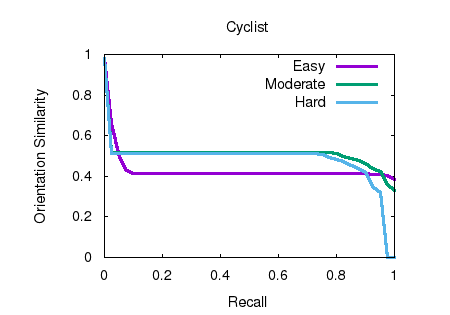

Recreate this plot in gnuplot.
set term postscript eps enhanced color font "Helvetica" 20
set output "cyclist_orientation_AOS.eps"
set size ratio 0.7
set xrange [0:1]
set yrange [0:1]
set xlabel "Recall"
set ylabel "Orientation Similarity"
set title "Cyclist"
plot "cyclist_orientation_AOS.txt" using 1:2 title 'Easy' with lines ls 1 lw 5,"cyclist_orientation_AOS.txt" using 1:3 title 'Moderate' with lines ls 2 lw 5,"cyclist_orientation_AOS.txt" using 1:4 title 'Hard' with lines ls 3 lw 5